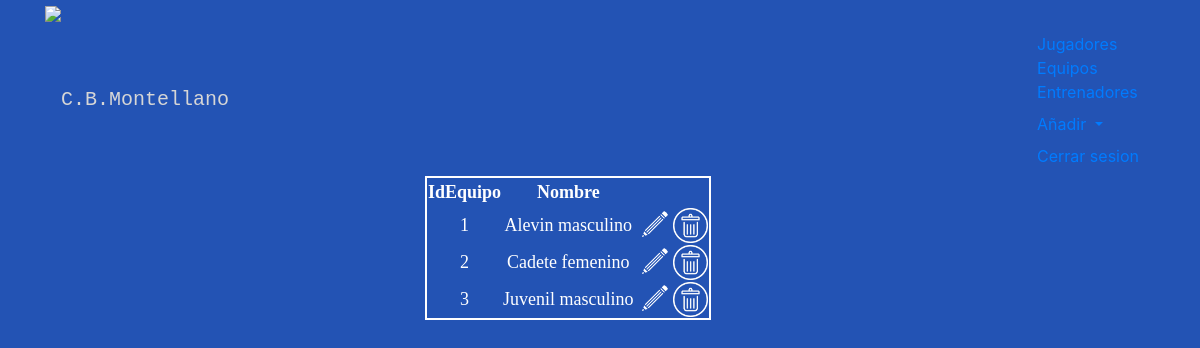
The page /admin/equipos.php on the database its author committed.
### tables this page shows
CREATE TABLE `equipo` (
  `idequipo` int(11) unsigned NOT NULL AUTO_INCREMENT,
  `nombre` varchar(100) NOT NULL,
  PRIMARY KEY (`idequipo`)
);

### admin/equipos.php (the view, shortened to what this page needs)
<!DOCTYPE html>
<html lang="en">
  <head>
  <head>
  <link rel="stylesheet" href="https://stackpath.bootstrapcdn.com/bootstrap/4.1.3/css/bootstrap.min.css">
  <link rel="stylesheet" href="style.css">
  <link href="//netdna.bootstrapcdn.com/twitter-bootstrap/2.3.2/css/bootstrap-combined.min.css" rel="stylesheet" id="bootstrap-css">
  </head>
  </head>
  <body>
  <div class="container">
  <?php
      include_once "../header/headeradmin.php";
  ?>
    <?php
      $connection = new mysqli("localhost", "juan", "2asirtriana", "cbmontellano");
      $connection->set_charset("uft8");
        $query="SELECT * from equipo";
      if ($result = $connection->query($query)) {
      ?>
        <div class="row justify-content-center">
          <div class="col-md-4">
          <table style="border:2px double white" id="tabla">
          <thead>
            <tr>
              <th>IdEquipo</th>
              <th>Nombre</th>
              <th></th>
              <th></th>
          </thead>
          </div>
        </div>
      <?php
          while($obj = $result->fetch_object()) {
              echo "<tr>";
                echo "<td>".$obj->idequipo."</td>";
                echo "<td>".$obj->nombre."</td>";
                echo "<td><a href='editarequipo.php?id=$obj->idequipo'><img src='editar.png' width='35px' height='35px'/></a></td>";
                echo "<td><a href='eliminarequipo.php?id=$obj->idequipo'><img src='borrar.png' width='35px' height='35px'/></a></td>";
              echo "</tr>";
          }
      }
    ?>
    </div>
  </body>
</html>

### admin/style.css (style rules this page uses)
#tabla { text-align: center; color: white; border: double; font-family: 'Times New Roman', Times, serif; font-weight: normal; font-size: 18px; }

### admin/equipos.php (style rules this page uses)
body { background-color: #2353B4; }

### rows shown on the page
equipo: idequipo "1", nombre "Alevin masculino"
equipo: idequipo "2", nombre "Cadete femenino"
equipo: idequipo "3", nombre "Juvenil masculino"
